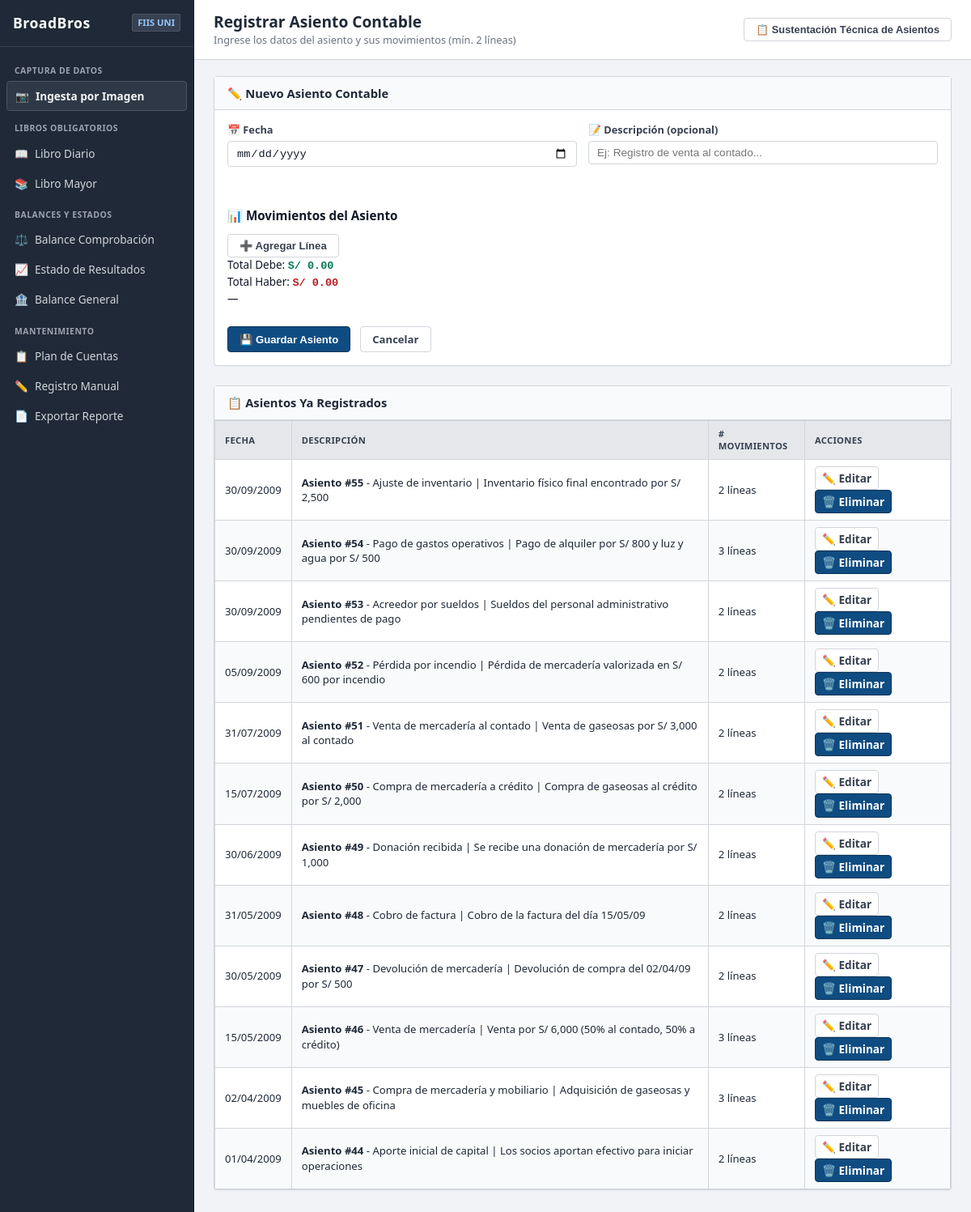
Page /asientos/registrar/ on the committed database.
### core/models.py (models this page shows, shortened)
class AsientoContable(models.Model):
    fecha = models.DateField(verbose_name='Fecha')
    descripcion = models.TextField(blank=True, default='', verbose_name='Descripción')
    created_at = models.DateTimeField(auto_now_add=True)
    class Meta:
        ordering = ['fecha', 'id']
        verbose_name = 'Asiento Contable'
        verbose_name_plural = 'Asientos Contables'

### core/views.py (the view, shortened to what this page needs)
# urls.py: path('asientos/registrar/', views.registrar_asiento, name='registrar_asiento'),
def registrar_asiento(request):
    cuentas = CuentaContable.objects.all()
    if not cuentas.exists():
        messages.warning(
            request,
            'Debe crear al menos una cuenta contable antes de registrar asientos.'
        )
        return redirect('gestionar_cuentas')
    asientos_registrados = AsientoContable.objects.prefetch_related('movimientos__cuenta').order_by('-created_at')
    context = {
        'cuentas': cuentas,
        'asientos_registrados': asientos_registrados,
    }
    return render(request, 'registrar_asiento.html', context)

### templates/registrar_asiento.html (shortened to what this page needs)
{% extends 'base.html' %}
{% load contable_tags %}
{% block page_title %}Registrar Asiento Contable{% endblock %}
{% block page_subtitle %}Ingrese los datos del asiento y sus movimientos (mín. 2 líneas){% endblock %}
{% block content %}
<div class="card">
    <div class="card-header">
        <h3>✏️ Nuevo Asiento Contable</h3>
    </div>
    <div class="card-body">
        <form method="post" id="formAsiento" action="{% url 'registrar_asiento' %}">
            <div class="form-row">
                <div class="form-group">
                    <label for="id_fecha">📅 Fecha</label>
                    <input type="date" name="fecha" id="id_fecha" class="form-control" required>
                </div>
                <div class="form-group">
                    <label for="id_descripcion">📝 Descripción (opcional)</label>
                    <input type="text" name="descripcion" id="id_descripcion" class="form-control"
                           placeholder="Ej: Registro de venta al contado...">
                </div>
            </div>
            <h4 style="margin-bottom: 12px; color: var(--primary); font-size: 0.95rem;">
                📊 Movimientos del Asiento
            </h4>
            <div style="margin-top: 12px;">
                <button type="button" onclick="agregarMovimiento()" class="btn btn-secondary btn-sm">
                    ➕ Agregar Línea
                </button>
            </div>
            <div class="balance-preview" id="balancePreview">
                <div class="balance-item">
                    <span class="balance-label">Total Debe:</span>
                    <span class="balance-value text-debe" id="totalDebe">S/ 0.00</span>
                </div>
                <div class="balance-item">
                    <span class="balance-label">Total Haber:</span>
                    <span class="balance-value text-haber" id="totalHaber">S/ 0.00</span>
                </div>
                <span class="balance-status" id="balanceStatus">—</span>
            </div>
            <div style="margin-top: 24px; display: flex; gap: 12px;">
                <button type="submit" class="btn btn-success" id="btnGuardar">
                    💾 Guardar Asiento
                </button>
                <a href="{% url 'index' %}" class="btn btn-secondary">Cancelar</a>
            </div>
        </form>
    </div>
</div>
<div class="card" style="margin-top: 24px;">
    <div class="card-header">
        <h3>📋 Asientos Ya Registrados</h3>
    </div>
    <div class="card-body" style="padding: 0;">
        <table class="table" style="margin-bottom: 0;">
            <thead>
                <tr>
                    <th>Fecha</th>
                    <th>Descripción</th>
                    <th># Movimientos</th>
                    <th class="text-center" style="width: 180px;">Acciones</th>
                </tr>
            </thead>
            <tbody>
                {% for asiento in asientos_registrados %}
                <tr>
                    <td>{{ asiento.fecha|date:"d/m/Y" }}</td>
                    <td><strong>Asiento #{{ asiento.id }}</strong> - {{ asiento.descripcion|default:"Sin descripción" }}</td>
                    <td>{{ asiento.movimientos.count }} líneas</td>
                    <td class="text-center">
                        <a href="{% url 'editar_asiento' asiento.id %}" class="btn btn-secondary btn-sm" style="padding: 4px 8px; font-size: 0.85rem;">✏️ Editar</a>
                        <a href="{% url 'eliminar_asiento' asiento.id %}" class="btn btn-danger btn-sm" style="padding: 4px 8px; font-size: 0.85rem;" onclick="return confirm('¿Eliminar este asiento permanentemente?');">🗑️ Eliminar</a>
                    </td>
                </tr>
                {% empty %}
                <tr>
                    <td colspan="4" class="text-center" style="padding: 20px; color: #666;">No hay asientos registrados actualmente.</td>
                </tr>
                {% endfor %}
            </tbody>
        </table>
    </div>
</div>
{% endblock %}

### static/css/style.css (style rules this page uses)
:root { --bg-app: #f1f3f6; --surface-card: #ffffff; --border-color: #d1d5db; --border-subtle: #e5e7eb; --sidebar-bg: #1f2937; --sidebar-hover: #374151; --sidebar-active: #111827; --primary-color: #0f4c81; --primary-hover: #0a3357; --text-primary: #111827; --text-muted: #4b5563; --text-light: #6b7280; --color-debe: #047857; --color-haber: #b91c1c; --radius: 4px; }
* { box-sizing: border-box; margin: 0; padding: 0; }
body { background-color: var(--bg-app); color: var(--text-primary); font-family: 'Segoe UI', Tahoma, Geneva, Verdana, sans-serif; font-size: 13.5px; line-height: 1.4; }
.card { background: var(--surface-card); border: 1px solid var(--border-color); border-radius: var(--radius); margin-bottom: 20px; box-shadow: 0 1px 2px rgba(0,0,0,0.03); }
.card-header { background: #f9fafb; padding: 10px 16px; border-bottom: 1px solid var(--border-color); display: flex; justify-content: space-between; align-items: center; }
.card-header h3, .card-header h4 { font-size: 0.92rem; font-weight: 700; color: #1f2937; }
.card-body { padding: 16px; }
.form-row { display: grid; grid-template-columns: 1fr 1fr; gap: 14px; margin-bottom: 12px; }
.form-group { display: flex; flex-direction: column; gap: 4px; margin-bottom: 10px; }
label { font-size: 0.8rem; font-weight: 600; color: #374151; }
.form-control, input[type="text"], input[type="date"], select { background: #ffffff; border: 1px solid var(--border-color); color: #111827; padding: 6px 10px; border-radius: var(--radius); font-size: 0.85rem; }
table { width: 100%; border-collapse: collapse; background: #ffffff; font-size: 0.82rem; }
th { background: #e5e7eb; color: #374151; font-weight: 700; text-transform: uppercase; font-size: 0.7rem; letter-spacing: 0.3px; padding: 8px 12px; border: 1px solid var(--border-color); text-align: left; }
td { padding: 8px 12px; border: 1px solid var(--border-color); color: #1f2937; }
tr:nth-child(even) { background-color: #f9fafb; }
.btn, .btn-primary { background-color: var(--primary-color); color: #ffffff; border: 1px solid var(--primary-hover); padding: 6px 14px; border-radius: var(--radius); font-weight: 600; font-size: 0.82rem; cursor: pointer; text-decoration: none; display: inline-flex; align-items: center; gap: 6px; }
.btn-secondary { background: #ffffff; color: #374151; border: 1px solid var(--border-color); }
.text-debe { color: var(--color-debe); font-weight: 700; font-family: Consolas, monospace; }
.text-haber { color: var(--color-haber); font-weight: 700; font-family: Consolas, monospace; }

### rows in the picture
AsientoContable: fecha "30/09/2009", id "55", descripcion "Ajuste de inventario | Inventario físico final encontrado por S/ 2,500", movimientos.count "2"
AsientoContable: fecha "30/09/2009", id "54", descripcion "Pago de gastos operativos | Pago de alquiler por S/ 800 y luz y agua por S/ 500", movimientos.count "3"
AsientoContable: fecha "30/09/2009", id "53", descripcion "Acreedor por sueldos | Sueldos del personal administrativo pendientes de pago", movimientos.count "2"
AsientoContable: fecha "05/09/2009", id "52", descripcion "Pérdida por incendio | Pérdida de mercadería valorizada en S/ 600 por incendio", movimientos.count "2"
AsientoContable: fecha "31/07/2009", id "51", descripcion "Venta de mercadería al contado | Venta de gaseosas por S/ 3,000 al contado", movimientos.count "2"
AsientoContable: fecha "15/07/2009", id "50", descripcion "Compra de mercadería a crédito | Compra de gaseosas al crédito por S/ 2,000", movimientos.count "2"
AsientoContable: fecha "30/06/2009", id "49", descripcion "Donación recibida | Se recibe una donación de mercadería por S/ 1,000", movimientos.count "2"
AsientoContable: fecha "31/05/2009", id "48", descripcion "Cobro de factura | Cobro de la factura del día 15/05/09", movimientos.count "2"
AsientoContable: fecha "30/05/2009", id "47", descripcion "Devolución de mercadería | Devolución de compra del 02/04/09 por S/ 500", movimientos.count "2"
AsientoContable: fecha "15/05/2009", id "46", descripcion "Venta de mercadería | Venta por S/ 6,000 (50% al contado, 50% a crédito)", movimientos.count "3"
AsientoContable: fecha "02/04/2009", id "45", descripcion "Compra de mercadería y mobiliario | Adquisición de gaseosas y muebles de oficina", movimientos.count "3"
AsientoContable: fecha "01/04/2009", id "44", descripcion "Aporte inicial de capital | Los socios aportan efectivo para iniciar operaciones", movimientos.count "2"
